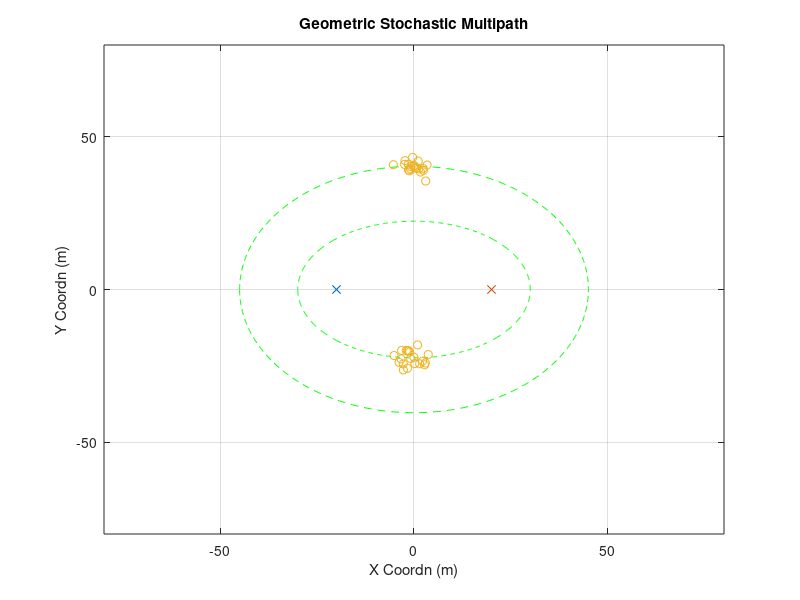

Here is the MATLAB script that generated this plot: (Note: this script raises an error after producing the figure.)
clear;clc;close all
rng(1)
%% other parameter
plot_ellipse = 1;
%% Goemetry Parameters
Nt = 64;
Nr = 32;
D_bs2ue = 40;
loc0_ue = [-D_bs2ue/2,0];
loc0_bs = [D_bs2ue/2,0];
speed_c = 3e8;
fc = 28e9;
%% Large Scale Parameter (Multiple Clusters)
cluster_delay = [300e-9,200e-9];
cluster_num = 2;
ray_num = 20;

%% Cluster Generation (Strongest Two?)
for cluster_index = 1:cluster_num
    delay = cluster_delay(cluster_index);
    ellipse_len = delay*speed_c;
    a = ellipse_len/2;
    c = D_bs2ue/2;
    b = sqrt(a^2-c^2);
    
%     AOA = rand*pi-pi/2;
    if cluster_index==1
        AOA = pi/2;
    else
        AOA = -pi/2;
    end
    loc_cluster_cnt = [a*cos(AOA),b*sin(AOA)];
    loc_cluster = repmat(loc_cluster_cnt,ray_num,1)+[randn(ray_num,1)*2,randn(ray_num,1)*2];
    loc_cluster_total((cluster_index-1)*ray_num+1:cluster_index*ray_num,:) =  loc_cluster;
    
    for ray_index = 1:ray_num
        raydelay(cluster_index,ray_index) = (norm(loc_cluster(ray_index,:)-loc0_bs)...
                    +norm(loc_cluster(ray_index,:)-loc0_ue))/speed_c;
        temp = loc_cluster(ray_index,:) - loc0_ue;
        rayAOA(cluster_index,ray_index) = angle(temp(1)+1j*temp(2));
        temp = loc_cluster(ray_index,:) - loc0_bs;
        rayAOD(cluster_index,ray_index) = angle(temp(1)+1j*temp(2));
    end
    raygain = exp(1j*rand(cluster_num, ray_num)*2*pi);
    raygain(2,:) = zeros(1,ray_num);
    
    fprintf('Cluster %d:\n',cluster_index);
    fprintf('DS Mean:    %4.2f ns\n', mean(raydelay(cluster_index,:)*1e9));
    fprintf('DS Std Dev: %4.2f ns\n', sqrt(var(raydelay(cluster_index,:)*1e9)));
    fprintf('AOAS Mean:    %4.2f degree\n', mean(rayAOA(cluster_index,:)/pi*180));
    fprintf('AOAS Std Dev: %4.2f degree\n', sqrt(var(rayAOA(cluster_index,:)/pi*180)));
    fprintf('AODS Mean:    %4.2f degree\n', mean(rayAOD(cluster_index,:)/pi*180));
    fprintf('AODS Std Dev: %4.2f degree\n', sqrt(var(rayAOD(cluster_index,:)/pi*180)));
    
    % plot ellipse
    if plot_ellipse
        t = -pi:0.01:pi;
        x = a*cos(t);
        y = b*sin(t);
        figure(99)
        plot(x,y,'g--');hold on
    end
end

figure(99)
plot(loc0_ue(1),loc0_ue(2),'x');hold on
plot(loc0_bs(1),loc0_bs(2),'x');hold on
plot(loc_cluster_total(:,1),loc_cluster_total(:,2),'o');hold on
title('Geometric Stochastic Multipath')
axis([-80,80,-80,80])
xlabel('X Coordn (m)')
ylabel('Y Coordn (m)')
grid on

% figure
% subplot(311)
% hist(reshape(raydelay*1e9,cluster_num*ray_num,1),20)
% xlim([0,500])
% xlabel('Delay (ns)')
% title('Histogram of Multipath Delay')
% grid on
% subplot(312)
% hist(reshape(rayAOA/pi*180,cluster_num*ray_num,1),20)
% xlabel('AOA (degree)')
% xlim([-180,180])
% title('Histogram of Multipath AOA')
% grid on
% subplot(313)
% hist(reshape(rayAOD/pi*180,cluster_num*ray_num,1),20)
% xlabel('AOD (degree)')
% xlim([-180,180])
% title('Histogram of Multipath AOD')
% grid on

%% Frequency Domain MIMO Channel & Frequency Domain Equivalent Beamspace Channel
Nfft = 512;
H_freq0 = get_H_freq2( raygain, raydelay, rayAOA, rayAOD, cluster_num, ray_num, Nt, Nr, fc);

phi = mean(rayAOA(1,:),2);
phi_round1 = round(mean(rayAOA(1,:),2)/pi*2^6)/2^6*pi;
arx1 = exp(1j*(0:Nr-1)'*pi*sin(phi_round1));

phi_round1_leftasst = (round(mean(rayAOA(1,:),2)/pi*2^6)-0.25)/2^6*pi;
arx1_leftasst = exp(1j*(0:Nr-1)'*pi*sin(phi_round1_leftasst));
phi_round1_rightasst = (round(mean(rayAOA(1,:),2)/pi*2^6)+0.25)/2^6*pi;
arx1_rightasst = exp(1j*(0:Nr-1)'*pi*sin(phi_round1_rightasst));

theta1 = mean(rayAOD(1,:),2);
atx1 = exp(1j*(0:Nt-1)'*pi*sin(theta1));
% for kk=1:Nfft
%     H_BB1(kk,1) = arx1'*squeeze(H_freq0(:,:,kk))*atx1;
% end

phi = mean(rayAOA(2,:),2);
phi_round2 = round(mean(rayAOA(1,:),2)/pi*2^6)/2^6*pi;
arx2 = exp(1j*(0:Nr-1)'*pi*sin(phi_round2));
theta2 = mean(rayAOD(2,:),2)
atx2 = exp(1j*(0:Nt-1)'*pi*sin(theta2));
% for kk=1:Nfft
%     H_BB1(kk,1) = arx1'*squeeze(H_freq0(:,:,kk))*atx1;
% end

%%
% rayAOA0 = rayAOA;
% raydelay0 = raydelay;
% speed_v = [3,0];
% t_future = 20e-3;
% loc_ue = loc0_ue+speed_v*t_future;
% [raydelay1, rayAOA1, rayAOD1 ] = get_multipath(loc0_bs, loc_ue, loc_cluster_total,...
%                                             cluster_num, ray_num );
% H_freq1 = get_H_freq2( raygain, raydelay1, rayAOA1, rayAOD1, cluster_num, ray_num, Nt, Nr, fc);
% deltaAOA = mean(rayAOA1-rayAOA0,2);
% deltadelay = mean(raydelay1-raydelay,2);
% H_freq2 = get_H_freq2( raygain, raydelay0, rayAOA, rayAOD, cluster_num, ray_num, Nt, Nr, fc);
% 
% for kk=1:Nfft
%     H_BB1(kk,2) = arx1'*squeeze(H_freq1(:,:,kk))*atx1;
%     H_BB_pred(kk,1) = exp(-1j*deltadelay(1)/(1e-9)*2*pi*kk/Nfft)...
%         .*arx1'*squeeze(H_freq2(:,:,kk))*atx1;
% %     H_BB_pred(kk,1) = arx1'*squeeze(H_freq2(:,:,kk))*atx1;
% end
% figure(77)
% % plot(abs(H_BB1(:,1)));hold on
% plot(abs(H_BB1(:,2)));hold on
% plot(abs(H_BB_pred(:,1)));hold on
% % legend('chan previous','chan now','chan prediction')
% xlabel('subcarrier index')
% grid on
% norm(H_BB1(:,1)-H_BB1(:,2),'fro')/norm(H_BB1(:,2),'fro')
% norm(H_BB1(:,2)-H_BB_pred(:,1),'fro')/norm(H_BB1(:,2),'fro')
%%
% speed_v = [3,0];
% t_range = (0:4:40)*1e-3;
% rayAOA0 = rayAOA;
% raydelay0 = raydelay;
% for tt = 1:length(t_range)
%     loc_ue = loc0_ue+speed_v*t_range(tt);
%     clc
%     fprintf('Time Evolution %2.4f s\n',t_range(tt));
%     [raydelay, rayAOA, rayAOD ] = get_multipath(loc0_bs, loc_ue, loc_cluster_total,...
%                                             cluster_num, ray_num );
%     H_freq = get_H_freq(raydelay, rayAOA, rayAOD, cluster_num, ray_num, Nt, Nr, fc);
%     H_freq_pred = get_H_freq(raydelay0-0.0395e-9*(tt-1), rayAOA, rayAOD, cluster_num, ray_num, Nt, Nr, fc);
%     
%     for kk=1:Nfft
%         H_BB(kk,tt) = arx'*squeeze(H_freq(:,:,kk))*atx;
%         H_BB_pred(kk,tt) = arx'*squeeze(H_freq_pred(:,:,kk))*atx;
%     end
%     MSE(tt) = norm(H_BB(:,tt)-H_BB(:,1),'fro')/norm(H_BB(:,tt),'fro')
%     MSE_tracking(tt) = norm(H_BB(:,tt)-H_BB_pred(:,tt),'fro')/norm(H_BB(:,tt),'fro')
% end
% 
% figure
% plot(MSE);hold on
% plot(MSE_tracking)
% legend('w/o tracking','w/ tracking')
%%
% rho = 0.995;
% speed_v = [5,0];
% t_range = (0:4:40)*1e-3;
% rayAOA0 = rayAOA;
% rayAOA_ez = repmat(mean(rayAOA0,2),1,ray_num);
% raydelay0 = raydelay;
% raygain0 = raygain;
% for tt = 1:length(t_range)
%     loc_ue = loc0_ue+speed_v*t_range(tt);
%     clc
%     fprintf('Time Evolution %2.4f s\n',t_range(tt));
%     [raydelay, rayAOA, rayAOD ] = get_multipath(loc0_bs, loc_ue, loc_cluster_total,...
%                                             cluster_num, ray_num );
%     if tt>1
%         raygain = raygain.*exp(1j*rand(cluster_num,ray_num)*2*pi*(1-rho));
%     end
%     H_freq = get_H_freq2(raygain, raydelay, rayAOA, rayAOD, cluster_num, ray_num, Nt, Nr, fc);
%     raydelaydelta = mean((raydelay - raydelay0),2);
%     rayAOAdelta(:,tt) = mean((rayAOA - rayAOA0),2);
% %     H_freq_pred = get_H_freq(raygain0, raydelay_pred, repmat(mean(rayAOA,2),1,ray_num), rayAOD, cluster_num, ray_num, Nt, Nr, fc);
%     H_freq_pred = get_H_freq2(raygain0, raydelay0, rayAOA0, rayAOD, cluster_num, ray_num, Nt, Nr, fc);
%     
% %     (1-exp(1j*pi*Nr*bigPhi))/(1-exp(1j*pi*bigPhi))
% %     rayAOAdelta(1)
%     
%     for kk=1:Nfft
%         H_BB1(kk,tt) = arx1'*squeeze(H_freq(:,:,kk))*atx1;
%         H_BB1_pred(kk,tt) = exp(-1j*raydelaydelta(1)/(1e-9)*2*pi*kk/Nfft)...
%             *arx1'*squeeze(H_freq_pred(:,:,kk))*atx1;
%         
%         H_BB2(kk,tt) = arx2'*squeeze(H_freq(:,:,kk))*atx2;
%         H_BB2_pred(kk,tt) = exp(-1j*raydelaydelta(2)/(1e-9)*2*pi*kk/Nfft)...
%             *arx2'*squeeze(H_freq_pred(:,:,kk))*atx2;
%     end
%     MSE1(tt) = norm(H_BB1(:,tt)-H_BB1(:,1),'fro')/norm(H_BB1(:,tt),'fro')
%     MSE1_tracking(tt) = norm(H_BB1(:,tt)-H_BB1_pred(:,tt),'fro')/norm(H_BB1(:,tt),'fro')
%     
%     MSE2(tt) = norm(H_BB2(:,tt)-H_BB2(:,1),'fro')/norm(H_BB2(:,tt),'fro')
%     MSE2_tracking(tt) = norm(H_BB2(:,tt)-H_BB2_pred(:,tt),'fro')/norm(H_BB2(:,tt),'fro')
% end
%%
rho = 0.995;
speed_v = [5,0];
t_range = (0:4:40)*1e-3;
rayAOA0 = rayAOA;
rayAOA_ez = repmat(mean(rayAOA0,2),1,ray_num);
raydelay0 = raydelay;
raygain0 = raygain;
for tt = 1:length(t_range)
    if tt>1
        raydelay_prev = raydelay;
        rayAOA_prev = rayAOA;
        raygain_prev = raygain;
        raygain = raygain_prev.*exp(1j*rand(cluster_num,ray_num)*2*pi*(1-rho));
    end
    loc_ue = loc0_ue+speed_v*t_range(tt);
    clc
    fprintf('Time Evolution %2.4f s\n',t_range(tt));
    [raydelay, rayAOA, rayAOD ] = get_multipath(loc0_bs, loc_ue, loc_cluster_total,...
                                            cluster_num, ray_num );

    H_freq = get_H_freq2(raygain, raydelay, rayAOA, rayAOD, cluster_num, ray_num, Nt, Nr, fc);
    
    for kk=1:Nfft
        H_BB1(kk,tt) = arx1'*squeeze(H_freq(:,:,kk))*atx1;
        H_BB1_bf1(kk,tt) = arx1'*squeeze(H_freq(:,:,kk))*atx1;
        H_BB1_bf2(kk,tt) = arx1_leftasst'*squeeze(H_freq(:,:,kk))*atx1;
        H_BB1_bf3(kk,tt) = arx1_rightasst'*squeeze(H_freq(:,:,kk))*atx1;

    end

    % Alternative estimation parameters
    if tt>1
        %---------------------------------------------
        % tau_bar estimation with previous alpha and phi
        %---------------------------------------------
        for kk=1:Nfft
            bigPhi = sin(rayAOA_prev(1,:))-sin(phi_round1);
            bigTheta = -sin(rayAOD(1,:))+sin(theta1);
            BigTau(kk,:) = (-1j*2*pi/(Nfft*1e-9)*kk)...
            .*exp(-1j*2*pi*kk*raydelay_prev(1,:)/(1e-9*Nfft))...
            .*raygain_prev(1,:)...    
            .*(1-exp(1j*pi*Nr*bigPhi))./(1-exp(1j*pi*bigPhi))...
            .*(1-exp(1j*pi*Nt*bigTheta))./(1-exp(1j*pi*bigTheta));
            
            BigTau_const(kk,:) = exp(-1j*2*pi*kk*raydelay_prev(1,:)/(1e-9*Nfft))...
            .*raygain_prev(1,:)...    
            .*(1-exp(1j*pi*Nr*bigPhi))./(1-exp(1j*pi*bigPhi))...
            .*(1-exp(1j*pi*Nt*bigTheta))./(1-exp(1j*pi*bigTheta));
        end
%         H_BB1_pred(:,tt) = sum(BigTau_const,2)+BigTau*((raydelay(1,:)-raydelay_prev(1,:)).');
        deltataubar_est = pinv([real(sum(BigTau,2));imag(sum(BigTau,2))])...
            *[real(H_BB1(:,tt)-sum(BigTau_const,2));imag(H_BB1(:,tt)-sum(BigTau_const,2))];
        for kk=1:Nfft
        H_BB1_pred(kk,tt) = sum(raygain_prev(1,:)...
                .*exp(-1j*2*pi*kk*(raydelay_prev(1,:)+deltataubar_est)/(1e-9*Nfft))...
                .*(1-exp(1j*pi*Nr*bigPhi))./(1-exp(1j*pi*bigPhi))...
                .*(1-exp(1j*pi*Nt*bigTheta))./(1-exp(1j*pi*bigTheta)));
        end

        
        %---------------------------------------------
        % phi_bar estimation using previous alpha and tau
        %---------------------------------------------
        for kk=1:Nfft
            bigPhi = sin(rayAOA_prev(1,:))-sin(phi_round1);
            bigTheta = -sin(rayAOD(1,:))+sin(theta1);
            BigPhi_const(kk,:) = raygain_prev(1,:)...
                .*exp(-1j*2*pi*kk*(raydelay_prev(1,:)+deltataubar_est)/(1e-9*Nfft))...
                .*(1-exp(1j*pi*Nr*bigPhi))./(1-exp(1j*pi*bigPhi))...
                .*(1-exp(1j*pi*Nt*bigTheta))./(1-exp(1j*pi*bigTheta));
            for ray_index=1:ray_num
                phi_bar = phi_round1;
                phi_chan = rayAOA_prev(1,ray_index);
                BigPHI(kk,ray_index) = raygain_prev(1,ray_index)...
                .*exp(-1j*2*pi*kk*(raydelay_prev(1,ray_index)+deltataubar_est)/(1e-9*Nfft))...
                .*((-1j*pi*Nr*cos(rayAOA_prev(1,ray_index)))*exp(1j*pi*Nr*bigPhi(ray_index))*(1-exp(1j*pi*bigPhi(ray_index)))...
                -(1-exp(1j*pi*Nr*bigPhi(ray_index)))*exp(1j*pi*bigPhi(ray_index))*(-1j*pi*cos(rayAOA_prev(1,ray_index))))...
                ./((1-exp(1j*pi*bigPhi(ray_index)))^2)...
                .*(1-exp(1j*pi*Nt*bigTheta(ray_index)))./(1-exp(1j*pi*bigTheta(ray_index)));
            end
        end
%         H_BB1_pred(:,tt) = sum(BigPhi_const,2)+BigPHI*((rayAOA(1,:)-rayAOA_prev(1,:)).');
        deltaAOAbar_est = pinv([real(sum(BigPHI,2));imag(sum(BigPHI,2))])...
            *([real(H_BB1(:,tt)-sum(BigPhi_const,2)); imag(H_BB1(:,tt)-sum(BigPhi_const,2))]);
%         AOA_est = rayAOA_prev(1,:) + deltaAOA_est.';
        
        
        %---------------------------------------------
        % tau estimation with previous alpha and phi
        %---------------------------------------------
%         deltaAOAbar_est = 0;
%         rayAOA_prev(1,:) = rayAOA_prev(1,:)+deltaAOAbar_est;
        for kk=1:Nfft
            bigPhi = sin(rayAOA_prev(1,:))-sin(phi_round1);
            bigTheta = -sin(rayAOD(1,:))+sin(theta1);
            BigTau(kk,:) = (-1j*2*pi/(Nfft*1e-9)*kk)...
            .*exp(-1j*2*pi*kk*(raydelay_prev(1,:))/(1e-9*Nfft))...
            .*raygain(1,:)...    
            .*(1-exp(1j*pi*Nr*bigPhi))./(1-exp(1j*pi*bigPhi))...
            .*(1-exp(1j*pi*Nt*bigTheta))./(1-exp(1j*pi*bigTheta));
            
            BigTau_const(kk,:) = exp(-1j*2*pi*kk*(raydelay_prev(1,:))...
            /(1e-9*Nfft))...
            .*raygain(1,:)...    
            .*(1-exp(1j*pi*Nr*bigPhi))./(1-exp(1j*pi*bigPhi))...
            .*(1-exp(1j*pi*Nt*bigTheta))./(1-exp(1j*pi*bigTheta));
        end
%         H_BB1_pred(:,tt) = sum(BigTau_const,2)+BigTau*((raydelay(1,:)-raydelay_prev(1,:)).');
        deltatau_est = pinv([real(BigTau);imag(BigTau)])...
            *[real(H_BB1(:,tt)-sum(BigTau_const,2));imag(H_BB1(:,tt)-sum(BigTau_const,2))];
        tau_est = raydelay_prev(1,:) + deltatau_est.';
%         
        %---------------------------------------------
        % Alpha estimation using previous tau and phi
        %---------------------------------------------
%         for kk=1:Nfft
%             bigPhi = sin(rayAOA(1,:))-sin(phi_round1);
%             bigTheta = -sin(rayAOD(1,:))+sin(theta1);
%             BigAlpha(kk,:) = exp(-1j*2*pi*kk*raydelay(1,:)/(1e-9*Nfft))...
%                 .*(1-exp(1j*pi*Nr*bigPhi))./(1-exp(1j*pi*bigPhi))...
%             .*(1-exp(1j*pi*Nt*bigTheta))./(1-exp(1j*pi*bigTheta));
%         end
% %     H_BB1_pred(:,tt) = BigAlpha*(raygain(1,:).');
%         alpha_est = (pinv(BigAlpha)*H_BB1(:,tt)).';
%     

        %---------------------------------------------
        % phi estimation using previous alpha and tau
        %---------------------------------------------
%         rayAOA_prev(1,:) = rayAOA_prev(1,:) + deltaAOA_est;
        for kk=1:Nfft
            bigPhi = sin(rayAOA_prev(1,:))-sin(phi_round1);
            bigTheta = -sin(rayAOD(1,:))+sin(theta1);
            BigPhi_const(kk,:) = raygain_prev(1,:)...
                .*exp(-1j*2*pi*kk*(raydelay_prev(1,:)+deltataubar_est)/(1e-9*Nfft))...
                .*(1-exp(1j*pi*Nr*bigPhi))./(1-exp(1j*pi*bigPhi))...
                .*(1-exp(1j*pi*Nt*bigTheta))./(1-exp(1j*pi*bigTheta));
            for ray_index=1:ray_num
                phi_bar = phi_round1;
                phi_chan = rayAOA_prev(1,ray_index);
                BigPHI(kk,ray_index) = raygain_prev(1,ray_index)...
                .*exp(-1j*2*pi*kk*(raydelay_prev(1,ray_index)+deltataubar_est)/(1e-9*Nfft))...
                .*((-1j*pi*Nr*cos(rayAOA_prev(1,ray_index)))*exp(1j*pi*Nr*bigPhi(ray_index))*(1-exp(1j*pi*bigPhi(ray_index)))...
                -(1-exp(1j*pi*Nr*bigPhi(ray_index)))*exp(1j*pi*bigPhi(ray_index))*(-1j*pi*cos(rayAOA_prev(1,ray_index))))...
                ./((1-exp(1j*pi*bigPhi(ray_index)))^2)...
                .*(1-exp(1j*pi*Nt*bigTheta(ray_index)))./(1-exp(1j*pi*bigTheta(ray_index)));
            end
        end
%         H_BB1_pred(:,tt) = sum(BigPhi_const,2)+BigPHI*((rayAOA(1,:)-rayAOA_prev(1,:)).');
        deltaAOA_est = pinv([real(BigPHI);imag(BigPHI)])...
            *[real(H_BB1(:,tt)-sum(BigPhi_const,2));imag(H_BB1(:,tt)-sum(BigPhi_const,2))];
        AOA_est = rayAOA_prev(1,:) + deltaAOA_est.';
        
        %---------------------------------------------
        % phi estimation using two assisted receiving beams
        %---------------------------------------------
%         rayAOA_prev(1,:) = rayAOA_prev(1,:) + deltaAOA_est;
        for kk=1:Nfft
            bigPhi_bf1 = sin(rayAOA_prev(1,:))-sin(phi_round1);
            bigPhi_bf2 = sin(rayAOA_prev(1,:))-sin(phi_round1_leftasst);
            bigPhi_bf3 = sin(rayAOA_prev(1,:))-sin(phi_round1_rightasst);


            
            bigTheta = -sin(rayAOD(1,:))+sin(theta1);
            BigPhi_const_bf1(kk,:) = raygain_prev(1,:)...
                .*exp(-1j*2*pi*kk*(raydelay_prev(1,:)+deltatau_est.')/(1e-9*Nfft))...
                .*(1-exp(1j*pi*Nr*bigPhi_bf1))./(1-exp(1j*pi*bigPhi_bf1))...
                .*(1-exp(1j*pi*Nt*bigTheta))./(1-exp(1j*pi*bigTheta));
            
            BigPhi_const_bf2(kk,:) = raygain_prev(1,:)...
                .*exp(-1j*2*pi*kk*(raydelay_prev(1,:)+deltatau_est.')/(1e-9*Nfft))...
                .*(1-exp(1j*pi*Nr*bigPhi_bf2))./(1-exp(1j*pi*bigPhi_bf2))...
                .*(1-exp(1j*pi*Nt*bigTheta))./(1-exp(1j*pi*bigTheta));
            
            BigPhi_const_bf3(kk,:) = raygain_prev(1,:)...
                .*exp(-1j*2*pi*kk*(raydelay_prev(1,:)+deltatau_est.')/(1e-9*Nfft))...
                .*(1-exp(1j*pi*Nr*bigPhi_bf3))./(1-exp(1j*pi*bigPhi_bf3))...
                .*(1-exp(1j*pi*Nt*bigTheta))./(1-exp(1j*pi*bigTheta));
            for ray_index=1:ray_num
                phi_bar = phi_round1;
                phi_chan = rayAOA_prev(1,ray_index);
                
                BigPHI_bf1(kk,ray_index) = raygain_prev(1,ray_index)...
                .*exp(-1j*2*pi*kk*(raydelay_prev(1,ray_index)+deltatau_est(ray_index))/(1e-9*Nfft))...
                .*((-1j*pi*Nr*cos(rayAOA_prev(1,ray_index)))*exp(1j*pi*Nr*bigPhi_bf1(ray_index))*(1-exp(1j*pi*bigPhi(ray_index)))...
                -(1-exp(1j*pi*Nr*bigPhi_bf1(ray_index)))*exp(1j*pi*bigPhi_bf1(ray_index))*(-1j*pi*cos(rayAOA_prev(1,ray_index))))...
                ./((1-exp(1j*pi*bigPhi_bf1(ray_index)))^2)...
                .*(1-exp(1j*pi*Nt*bigTheta(ray_index)))./(1-exp(1j*pi*bigTheta(ray_index)));
            
                BigPHI_bf2(kk,ray_index) = raygain_prev(1,ray_index)...
                .*exp(-1j*2*pi*kk*(raydelay_prev(1,ray_index)+deltatau_est(ray_index))/(1e-9*Nfft))...
                .*((-1j*pi*Nr*cos(rayAOA_prev(1,ray_index)))*exp(1j*pi*Nr*bigPhi_bf2(ray_index))*(1-exp(1j*pi*bigPhi(ray_index)))...
                -(1-exp(1j*pi*Nr*bigPhi_bf2(ray_index)))*exp(1j*pi*bigPhi_bf2(ray_index))*(-1j*pi*cos(rayAOA_prev(1,ray_index))))...
                ./((1-exp(1j*pi*bigPhi_bf2(ray_index)))^2)...
                .*(1-exp(1j*pi*Nt*bigTheta(ray_index)))./(1-exp(1j*pi*bigTheta(ray_index)));
                
                BigPHI_bf3(kk,ray_index) = raygain_prev(1,ray_index)...
                .*exp(-1j*2*pi*kk*(raydelay_prev(1,ray_index)+deltatau_est(ray_index))/(1e-9*Nfft))...
                .*((-1j*pi*Nr*cos(rayAOA_prev(1,ray_index)))*exp(1j*pi*Nr*bigPhi_bf3(ray_index))*(1-exp(1j*pi*bigPhi(ray_index)))...
                -(1-exp(1j*pi*Nr*bigPhi_bf3(ray_index)))*exp(1j*pi*bigPhi_bf3(ray_index))*(-1j*pi*cos(rayAOA_prev(1,ray_index))))...
                ./((1-exp(1j*pi*bigPhi_bf3(ray_index)))^2)...
                .*(1-exp(1j*pi*Nt*bigTheta(ray_index)))./(1-exp(1j*pi*bigTheta(ray_index)));
            
            end
        end
%         H_BB1_pred(:,tt) = sum(BigPhi_const,2)+BigPHI*((rayAOA(1,:)-rayAOA_prev(1,:)).');
        y1_LS_comp = H_BB1_bf1(:,tt)-sum(BigPhi_const_bf1,2);
        A1_LS_comp  = BigPHI_bf1;
        
        y2_LS_comp = H_BB1_bf2(:,tt)-sum(BigPhi_const_bf2,2);
        A2_LS_comp  = BigPHI_bf2;
        
        y3_LS_comp = H_BB1_bf3(:,tt)-sum(BigPhi_const_bf3,2);
        A3_LS_comp  = BigPHI_bf3;
        
        y_LS_3beam = [real(y1_LS_comp);imag(y1_LS_comp);
                      real(y2_LS_comp);imag(y2_LS_comp)];
%                       real(y3_LS_comp);imag(y3_LS_comp)];
                  
        A_LS_3beam = [real(A1_LS_comp);imag(A1_LS_comp);
                      real(A2_LS_comp);imag(A2_LS_comp)];
%                       real(A3_LS_comp);imag(A3_LS_comp)];
        
        y_LS = [real(y1_LS_comp);imag(y1_LS_comp)];
        A_LS = [real(A1_LS_comp);imag(A1_LS_comp)];
        
        deltaAOA_est_3beam = pinv(A_LS_3beam)*y_LS_3beam;
        deltaAOA_est = pinv(A_LS)*y_LS;

        AOA_est = rayAOA_prev(1,:) + deltaAOA_est.';
        
        %---------------------------------------------
        % using all estimated parameter
        %---------------------------------------------
        bigPhi_est = sin(AOA_est)-sin(phi_round1);
        for kk=1:Nfft
        H_BB1_pred(kk,tt) = sum(raygain(1,:)...
                .*exp(-1j*2*pi*kk*tau_est/(1e-9*Nfft))...
                .*(1-exp(1j*pi*Nr*bigPhi_est))./(1-exp(1j*pi*bigPhi_est))...
                .*(1-exp(1j*pi*Nt*bigTheta))./(1-exp(1j*pi*bigTheta)));
        end
    end
    if tt==1
        H_BB1_pred(:,tt)=H_BB1(:,tt);
    end
    if tt==8
    figure
    plot(abs(H_BB1(:,tt)));hold on
    plot(abs(H_BB1_pred(:,tt)));hold on
    plot(abs(H_BB1(:,1)));hold on
    legend('chan now','chan prediction','chan prev')
    end

    MSE1(tt) = norm(H_BB1(:,tt)-H_BB1(:,1),'fro')/norm(H_BB1(:,tt),'fro')
    MSE1_tracking(tt) = norm(H_BB1(:,tt)-H_BB1_pred(:,tt),'fro')/norm(H_BB1(:,tt),'fro')
    
%     MSE2(tt) = norm(H_BB2(:,tt)-H_BB2(:,1),'fro')/norm(H_BB2(:,tt),'fro')
%     MSE2_tracking(tt) = norm(H_BB2(:,tt)-H_BB2_pred(:,tt),'fro')/norm(H_BB2(:,tt),'fro')
end
%%
% total_pow = 10*log10(mean(abs(H_BB1).^2,1));
% figure;
% plot(total_pow-total_pow(1));hold on
% for tt = 1:length(t_range)
%     bigPhi = sin(phi_round1) - sin(mean(rayAOA0(1,:),2) + rayAOAdelta(1,tt));
%     BP(tt) = 20*log10(abs((1-exp(1j*pi*Nr*bigPhi))/(1-exp(1j*pi*bigPhi))));
% end
% plot(BP-BP(1));hold on

%%
figure
semilogy(1e3*t_range, (MSE1),'-o');hold on
semilogy(1e3*t_range, (MSE1_tracking),'-o');hold on
% plot(1e3*t_range, MSE1);hold on
% plot(1e3*t_range, MSE1_tracking)
% plot(1e3*t_range, MSE2);hold on
% plot(1e3*t_range, MSE2_tracking)
grid on
legend('w/o tracking','w/ tracking')
xlabel('Time (ms)')
ylabel('MSE')

